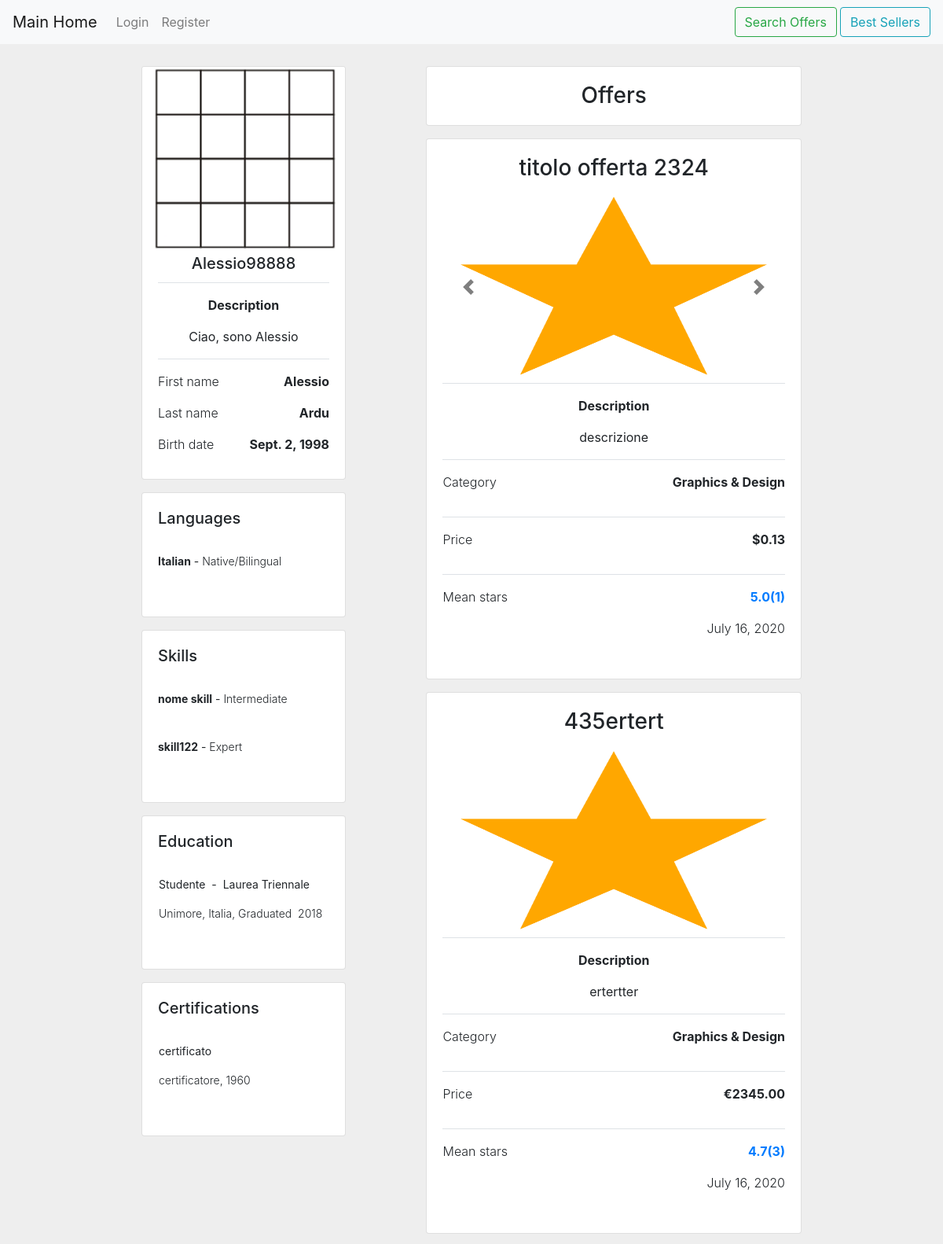
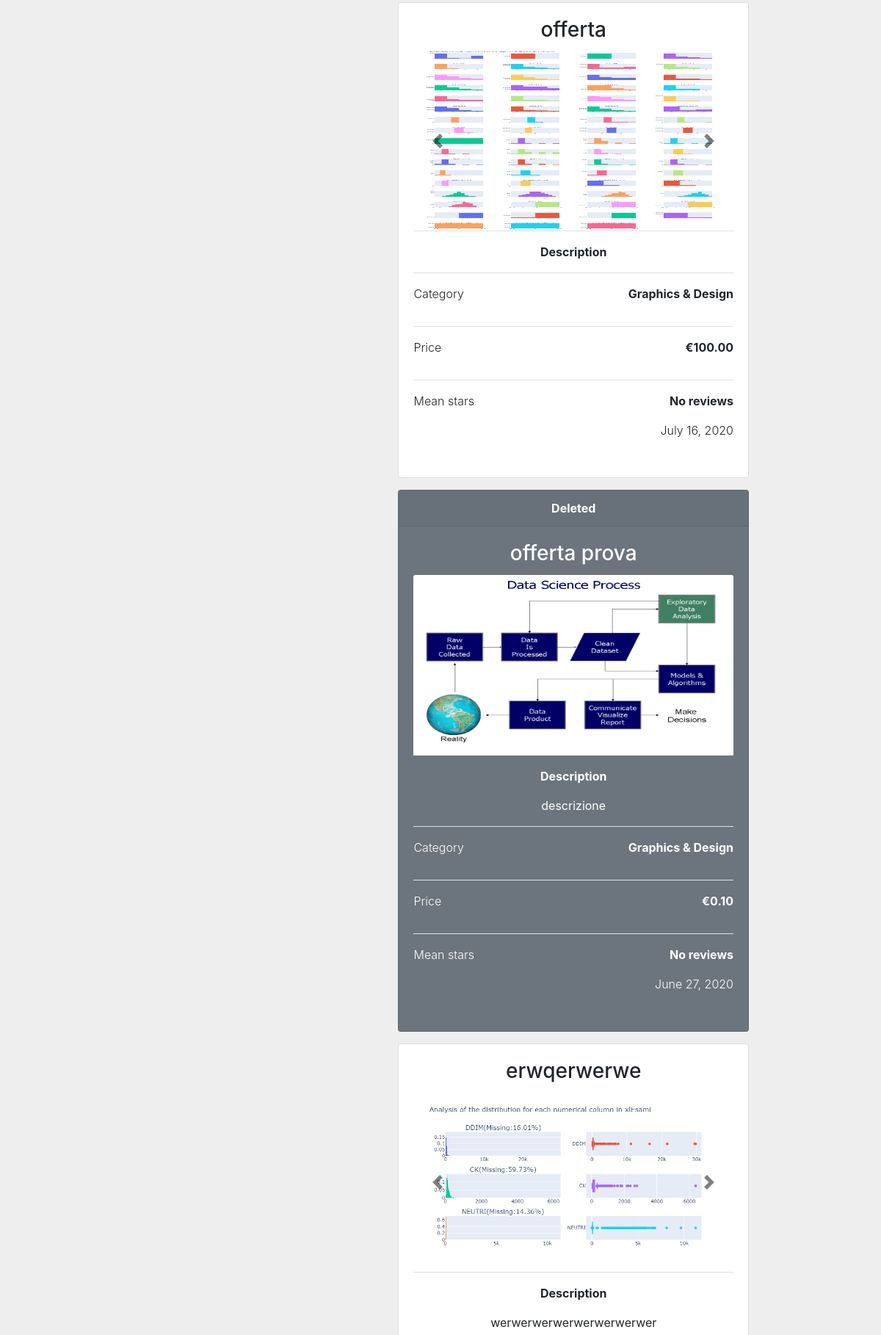
Page /user_management/home/13 (upper part) on the committed database (2 pictures, top to bottom).
### user_management/models.py (models this page shows, shortened)
class MyUser(AbstractUser):
    username = models.CharField(max_length=50, unique=True)
    email = models.EmailField(max_length=254, unique=True)
    birth_date = models.DateField(default=None, null=True, blank=True, help_text="Please use the following format: <em>YYYY-MM-DD</em>.")
    photo = models.ImageField(default=None, null=True, blank=True, upload_to="profile_photos")
    description = models.TextField(default="", blank=True, null=True)
    languages = models.ManyToManyField(LanguageProficiency, blank=True)
    skills = models.ManyToManyField(Skill, blank=True)
    education = models.ManyToManyField(Education, blank=True)
    certifications = models.ManyToManyField(Certification, blank=True)
    USERNAME_FIELD = "username"
    EMAIL_FIELD = "email"
    REQUIRED_FIELDS = ["email"]
    class Meta:
        verbose_name = "User"

### user_profile/models.py (models this page shows, shortened)
class LanguageProficiency(models.Model):
    name = models.ForeignKey(Language, on_delete=models.PROTECT, related_name='languages')
    level = models.ForeignKey(LanguageLevel, on_delete=models.PROTECT, related_name='levels')
    def classname(self):
        return self.__class__.__name__

class Language(models.Model):
    name = models.CharField(max_length=50)
    def __str__(self):
        return f"{self.name}"

class Level(models.Model):
    level = models.CharField(max_length=50)
    levelInt = models.PositiveIntegerField()
    def __str__(self):
        return f"{self.level}"
    class Meta:
        ordering = ['levelInt']
        abstract = True

class LanguageLevel(Level):
    pass

class Skill(models.Model):
    description = models.CharField(max_length=30)
    experience_level = models.ForeignKey(ExperienceLevel, related_name='skills', on_delete=CASCADE)
    def classname(self):
        return self.__class__.__name__

class ExperienceLevel(Level):
    pass

class Education(models.Model):
    country = models.CharField(max_length=50)
    college = models.CharField(max_length=75)
    major = models.CharField(max_length=75)
    title = models.CharField(max_length=75, default="")  # , null=True, blank=True, default="bo"
    graduation_year = models.IntegerField('Graduation Year', choices=year_dropdown,
                                          default=datetime.datetime.now().year,
                                          validators=[MinValueValidator(1960), max_value_current_year])
    def classname(self):
        return self.__class__.__name__

class Certification(models.Model):
    name = models.CharField(max_length=75)
    certifiedFrom = models.CharField("Certified From", max_length=75)
    year = models.IntegerField('Year', choices=year_dropdown,
                               default=datetime.datetime.now().year,
                               validators=[MinValueValidator(1960), max_value_current_year])
    def classname(self):
        return self.__class__.__name__

### posts/models.py (models this page shows, shortened)
class Post(models.Model):
    title = models.CharField(max_length=75)
    description = models.TextField(default="", blank=True, null=True)
    price = models.DecimalField(decimal_places=2, max_digits=12, validators=[MinValueValidator(Decimal('0.01'))])
    currency = models.ForeignKey(Currency, default=1, on_delete=models.PROTECT)
    date = models.DateField(auto_now=True)
    class Meta:
        abstract = True

class Offer(Post):
    user = models.ForeignKey(MyUser, null=True, blank=True, default=None, on_delete=models.PROTECT,
                             related_name='offers')
    deleted_but_visible_home = models.BooleanField(default=False, blank=True)
    category = models.ForeignKey(Category, default=1, on_delete=models.PROTECT, related_name="offers")
    @property
    def mean_stars_review(self):
        return self.reviews.all().aggregate(Avg('stars'))['stars__avg']
    @property
    def review_count(self):
        review_list = self.reviews.order_by("-stars")
        return review_list.count()

class OfferImage(models.Model):
    offer = models.ForeignKey(Offer, on_delete=models.CASCADE, related_name='images')
    photo = models.ImageField(default=None, null=True, blank=True, upload_to="offers_photos")

class Category(models.Model):
    name = models.CharField(max_length=50, unique=True)
    description = models.CharField(max_length=254, null=True, blank=True)
    def __str__(self):
        return f"{self.name}"
    class Meta:
        verbose_name_plural = "Categories"

class Currency(models.Model):
    symbol = models.CharField(max_length=1, unique=True)
    name = models.CharField(max_length=50)
    def __str__(self):
        return f"{self.symbol}"
    class Meta:
        verbose_name_plural = "Currencies"

### user_management/views.py (the view)
# urls.py: path("home/<int:pk>", views.user_detail, name="home"),
def user_detail(request, **kwargs):
    pk = kwargs.get("pk", False)
    userObject = MyUser.objects.get(pk=pk)
    languages = userObject.languages.all()
    skills = userObject.skills.all()
    education = userObject.education.all()
    certifications = userObject.certifications.all()
    offers = userObject.offers.order_by("-date")
    context = {
        "userObject": userObject,
        "languages": languages,
        "skills": skills,
        "education": education,
        "certifications": certifications,
        "offers": offers,
    }
    return render(request, "user_management/home.html", context)

### user_management/templates/user_management/home.html (shortened to what this page needs)
{%  extends "user_management/base.html" %}
{% load static %}
{% block left_content %}
    <div class="card text-center mt-3"  >
        {% if userObject.photo and userObject.photo.name != "False"%}
            {% if user.is_authenticated and userObject.pk == user.pk %}
                <a href="{% url "user_profile:personal_info-updatePhoto" userObject.pk %}" data-toggle="tooltip" data-placement="top" title="Change image"> <img src="{{ userObject.photo.url}}" class="card-img-top " alt="..."></a>
            {% else %}
                <img src="{{ userObject.photo.url}}" class="card-img-top embed-responsive-item" alt="...">
            {% endif %}
        {% endif %}
        <div class="card-body pb-0 pt-1">
            <h5 class="card-title">{{ userObject.username }}</h5>
            <p class="card-text border-top">
                <p><strong>Description</strong></p>{{ userObject.description }}
            <div class="d-flex justify-content-between border-top mt-3 pt-3">
                <p class="font-weight-light">First name</p>
                <p class="font-weight-bold">{{ userObject.first_name }}</p>
            </div>
            <div class="d-flex justify-content-between">
                <p class="font-weight-light">Last name </p>
                <p class="font-weight-bold">{{ userObject.last_name }}</p>
            </div>
            <div class="d-flex justify-content-between">
                <p class="font-weight-light">Birth date</p>
                <p class="font-weight-bold">{{ userObject.birth_date }}</p>
            </div>
            </p>
        </div>
    </div>
    {% include "user_profile/card.html" with objects=languages name="Languages" view="user_profile:language-add" update_view="user_profile:language-update" delete_view="user_profile:language-delete" %}
    {% include "user_profile/card.html" with objects=skills name="Skills" view="user_profile:skill-add" update_view="user_profile:skill-update" delete_view="user_profile:skill-delete" %}
    {% include "user_profile/card.html" with objects=education name="Education" view="user_profile:education-add" update_view="user_profile:education-update" delete_view="user_profile:education-delete" %}
    {% include "user_profile/card.html" with objects=certifications name="Certifications" view="user_profile:certification-add" update_view="user_profile:certification-update" delete_view="user_profile:certification-delete" %}
{% endblock %}
{% block right_content %}
    {% include "posts/homepage_offer_list.html" %}
{% endblock %}

### user_profile/templates/user_profile/card.html (shortened to what this page needs)
<div  class="card" >{% comment %} style="width: 18rem;"{% endcomment %}
  <div class="card-body ">
    <h5 class="card-title ">{{ name}}</h5>
    <p class="card-text" >
         <div class="container-fluid ">
                     {% for el in objects %}
                         <div class="row my-profile-card-p d-flex justify-left " >
                            <div class="col pb-2 pt-2 mt-2 ml-0 pl-0 d-flex" >
                                {% with el.classname as modelclass %}
                                    {% if modelclass == "LanguageProficiency" %}
                                        <div class="d-flex justify-content">
                                            <p class="font-weight-bold">{{ el.name }}</p>
                                            <p>&nbsp;-&nbsp;</p>
                                            <p class="font-weight-light"> {{ el.level }}</p>
                                        </div>
                                    {% endif %}
                                    {% if modelclass == "Skill" %}
                                        <div class="d-flex justify-content">
                                            <p class="font-weight-bold">{{ el.description }}</p>
                                            <p>&nbsp;-&nbsp;</p>
                                            <p class="font-weight-light"> {{ el.experience_level }}</p>
                                        </div>
                                    {% endif %}
                                    {% if modelclass == "Education" %}
                                        <div class="ml-2 pl-2">
                                            <div class="row " >
                                                <p>{{ el.title }} &nbsp;-&nbsp; {{ el.major }}</p>
                                            </div>
                                            <div class="row " >
                                                <p class="font-weight-light" > {{ el.college }},&nbsp;{{ el.country }},&nbsp;Graduated&nbsp; {{ el.graduation_year }}</p>
                                            </div>
                                        </div>
                                    {% endif %}
                                    {% if modelclass == "Certification" %}
                                        <div class="ml-2 pl-2">
                                            <div class="row" >
                                                <p>{{ el.name }}</p>
                                            </div>
                                            <div class="row" >
                                                <p class="font-weight-light" > {{ el.certifiedFrom }}, {{ el.year }}</p>
                                            </div>
                                        </div>
                                    {% endif %}
                                {% endwith %}
                            </div>
                         </div>
                     {% endfor %}
        </div>
    </p>
  </div>
</div>

### posts/templates/posts/offer/card.html (shortened to what this page needs)
{% load static %}
{% load bought_count %}
{% load has_reviewed %}
    <div class="card  {% if offer.deleted_but_visible_home %} bg-secondary text-white {% endif %}text-center mt-3 "  >
    {% if offer.deleted_but_visible_home %}
        <div class="card-header">
            <strong>Deleted</strong>
        </div>
    {% endif %}
    <div class="card-body " >
        <h3 class="card-title">{{ offer.title }} </h3>
        <div id="carouselExampleIndicators{{ offer.pk }}" class="carousel slide" data-ride="carousel" data-interval="false">
          <div class="carousel-inner">
              {% for image in offer.images.all %}
                  {% if forloop.counter == 1 %}
                    <div class="carousel-item active">
                        <div class="embed-responsive embed-responsive-16by9">
                            {% if user.is_authenticated and userObject.pk == user.pk %}
                                <a href="{% url "posts:offer-update-photos" userObject.pk offer.pk %}" data-toggle="tooltip" data-placement="bottom" title="Change photos"> <img src="{{ image.photo.url}}" class="card-img-top embed-responsive-item " alt="..."></a>
                            {% else %}
                                <img src="{{ image.photo.url}}" class="card-img-top embed-responsive-item" alt="...">
                            {% endif %}
                         </div>
                    </div>
                  {% endif %}
            {% endfor %}
          </div>
          {% if offer.images.all|length > 1 %}
              <a class="carousel-control-prev" href="#carouselExampleIndicators{{ offer.pk }}" role="button" data-slide="prev">
                <span class="carousel-control-prev-icon" aria-hidden="true"></span>
              </a>
              <a class="carousel-control-next" href="#carouselExampleIndicators{{ offer.pk }}" role="button" data-slide="next">
                <span class="carousel-control-next-icon" aria-hidden="true"></span>
              </a>
        {% endif %}
        </div>
        <p class="card-text border-top">
            <p><strong>Description</strong></p>
            {% if detail == True or user_home == True %}
                {{ offer.description }}
            {% else %}
                {% if offer.description|length < 70 %}
                    {{ offer.description }}
                {% else %}
                    {{ offer.description|slice:":70" }}...
                {% endif %}
             {% endif %}
            <div class="d-flex justify-content-between border-top mt-3 pt-3">
                <p class="font-weight-light">Category</p>
                <p class="font-weight-bold">{{ offer.category }}</p>
            </div>
            <div class="d-flex justify-content-between border-top mt-3 pt-3">
                <p class="font-weight-light">Price</p>
                <p class="font-weight-bold">{{ offer.currency }}{{ offer.price }}</p>
            </div>
            <div class="d-flex justify-content-between border-top mt-3 pt-3">
                <p class="font-weight-light">Mean stars</p>
            <p class="font-weight-bold">
                {% if offer.mean_stars_review == None %}
                    No reviews
                {% else %}
                    <a href="{% url 'posts:offer-review-list' offer.pk %}">{{ offer.mean_stars_review|floatformat:1 }}({{ offer.review_count }})</a>
                {% endif %}
            </p>
            </div>
             <div class="d-flex justify-content-between">
                <p class="font-weight-light">{{ offer.date }}</p>
            </div>
        </p>
    </div>
</div>

### static/css/classes.css (style rules this page uses)
.my-profile-card-p { font-size: 14px; }

### static/css/image_slider.css (style rules this page uses)
.carousel-control-next, .carousel-control-prev { filter: invert(100%); }

### static/css/general.css (style rules this page uses)
body { background-color: #eeeeee; }

### rows in the picture
MyUser: photo (picture), username "Alessio98888", description "Ciao, sono Alessio", first_name "Alessio", last_name "Ardu", birth_date "Sept. 2, 1998"
LanguageProficiency: name "Italian", level "Native/Bilingual"
Skill: description "nome skill", experience_level "Intermediate"
Skill: description "skill122", experience_level "Expert"
Education: title "Studente", major "Laurea Triennale", college "Unimore", country "Italia", graduation_year "2018"
Certification: name "certificato", certifiedFrom "certificatore", year "1960"
Offer: title "titolo offerta 2324", description "descrizione", category "Graphics & Design", currency "$", price "0.13", mean_stars_review "5.0", review_count "1", date "July 16, 2020"
OfferImage: photo (picture)
Offer: title "435ertert", description "ertertter", category "Graphics & Design", currency "€", price "2345.00", mean_stars_review "4.7", review_count "3", date "July 16, 2020"
OfferImage: photo (picture)
Offer: title "offerta", category "Graphics & Design", currency "€", price "100.00", shows "No reviews", date "July 16, 2020"
OfferImage: photo (picture)
Offer: deleted_but_visible_home "Deleted", title "offerta prova", description "descrizione", category "Graphics & Design", currency "€", price "0.10", shows "No reviews", date "June 27, 2020"
OfferImage: photo (picture)
Offer: title "erwqerwerwe", description "werwerwerwerwerwerwerwer"
OfferImage: photo (picture)

### other values in the picture
{{ name }} "Languages Skills Education Certifications"
